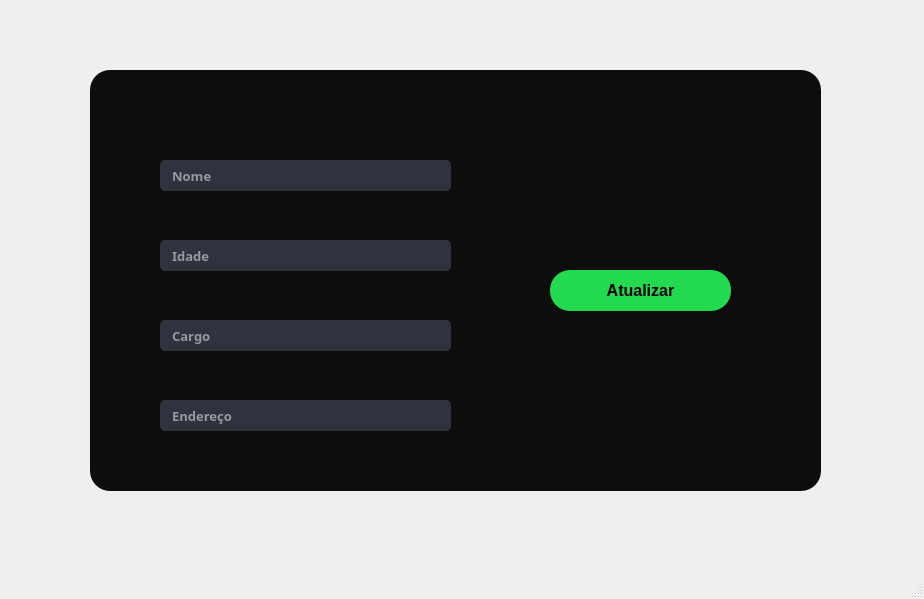
<?xml version="1.0" encoding="UTF-8"?>
<ui version="4.0">
 <class>MainWindow</class>
 <widget class="QMainWindow" name="MainWindow">
  <property name="geometry">
   <rect>
    <x>0</x>
    <y>0</y>
    <width>924</width>
    <height>599</height>
   </rect>
  </property>
  <property name="windowTitle">
   <string>MainWindow</string>
  </property>
  <widget class="QWidget" name="centralwidget">
   <widget class="QWidget" name="widget" native="true">
    <property name="geometry">
     <rect>
      <x>90</x>
      <y>70</y>
      <width>731</width>
      <height>421</height>
     </rect>
    </property>
    <property name="styleSheet">
     <string notr="true">border-radius: 20px;
background-color: rgb(13, 13, 13);</string>
    </property>
    <widget class="QLineEdit" name="lineEdit_6">
     <property name="geometry">
      <rect>
       <x>70</x>
       <y>90</y>
       <width>291</width>
       <height>31</height>
      </rect>
     </property>
     <property name="font">
      <font>
       <family>Arial Black</family>
       <pointsize>10</pointsize>
       <weight>75</weight>
       <bold>true</bold>
      </font>
     </property>
     <property name="styleSheet">
      <string notr="true">background-color: rgb(48, 50, 62);
border-radius: 5px;
color: rgb(255, 255, 255);</string>
     </property>
     <property name="placeholderText">
      <string>   Nome</string>
     </property>
    </widget>
    <widget class="QLineEdit" name="lineEdit_7">
     <property name="geometry">
      <rect>
       <x>70</x>
       <y>170</y>
       <width>291</width>
       <height>31</height>
      </rect>
     </property>
     <property name="font">
      <font>
       <family>Arial Black</family>
       <pointsize>10</pointsize>
       <weight>75</weight>
       <bold>true</bold>
      </font>
     </property>
     <property name="styleSheet">
      <string notr="true">background-color: rgb(48, 50, 62);
border-radius: 5px;
color: rgb(255, 255, 255);</string>
     </property>
     <property name="placeholderText">
      <string>   Idade</string>
     </property>
    </widget>
    <widget class="QLineEdit" name="lineEdit_8">
     <property name="geometry">
      <rect>
       <x>70</x>
       <y>250</y>
       <width>291</width>
       <height>31</height>
      </rect>
     </property>
     <property name="font">
      <font>
       <family>Arial Black</family>
       <pointsize>10</pointsize>
       <weight>75</weight>
       <bold>true</bold>
      </font>
     </property>
     <property name="styleSheet">
      <string notr="true">background-color: rgb(48, 50, 62);
border-radius: 5px;
color: rgb(255, 255, 255);</string>
     </property>
     <property name="placeholderText">
      <string>   Cargo</string>
     </property>
    </widget>
    <widget class="QLineEdit" name="lineEdit_9">
     <property name="geometry">
      <rect>
       <x>70</x>
       <y>330</y>
       <width>291</width>
       <height>31</height>
      </rect>
     </property>
     <property name="font">
      <font>
       <family>Arial Black</family>
       <pointsize>10</pointsize>
       <weight>75</weight>
       <bold>true</bold>
      </font>
     </property>
     <property name="styleSheet">
      <string notr="true">background-color: rgb(48, 50, 62);
border-radius: 5px;
color: rgb(255, 255, 255);</string>
     </property>
     <property name="placeholderText">
      <string>   Endereço</string>
     </property>
    </widget>
    <widget class="QPushButton" name="pushButton_6">
     <property name="geometry">
      <rect>
       <x>460</x>
       <y>200</y>
       <width>181</width>
       <height>41</height>
      </rect>
     </property>
     <property name="font">
      <font>
       <family>Arial</family>
       <pointsize>12</pointsize>
       <weight>75</weight>
       <bold>true</bold>
      </font>
     </property>
     <property name="styleSheet">
      <string notr="true">background-color: rgb(35, 217, 80);
border-radius: 20px;</string>
     </property>
     <property name="text">
      <string>Atualizar</string>
     </property>
    </widget>
   </widget>
  </widget>
  <widget class="QMenuBar" name="menubar">
   <property name="geometry">
    <rect>
     <x>0</x>
     <y>0</y>
     <width>924</width>
     <height>22</height>
    </rect>
   </property>
  </widget>
  <widget class="QStatusBar" name="statusbar"/>
 </widget>
 <resources/>
 <connections/>
</ui>
